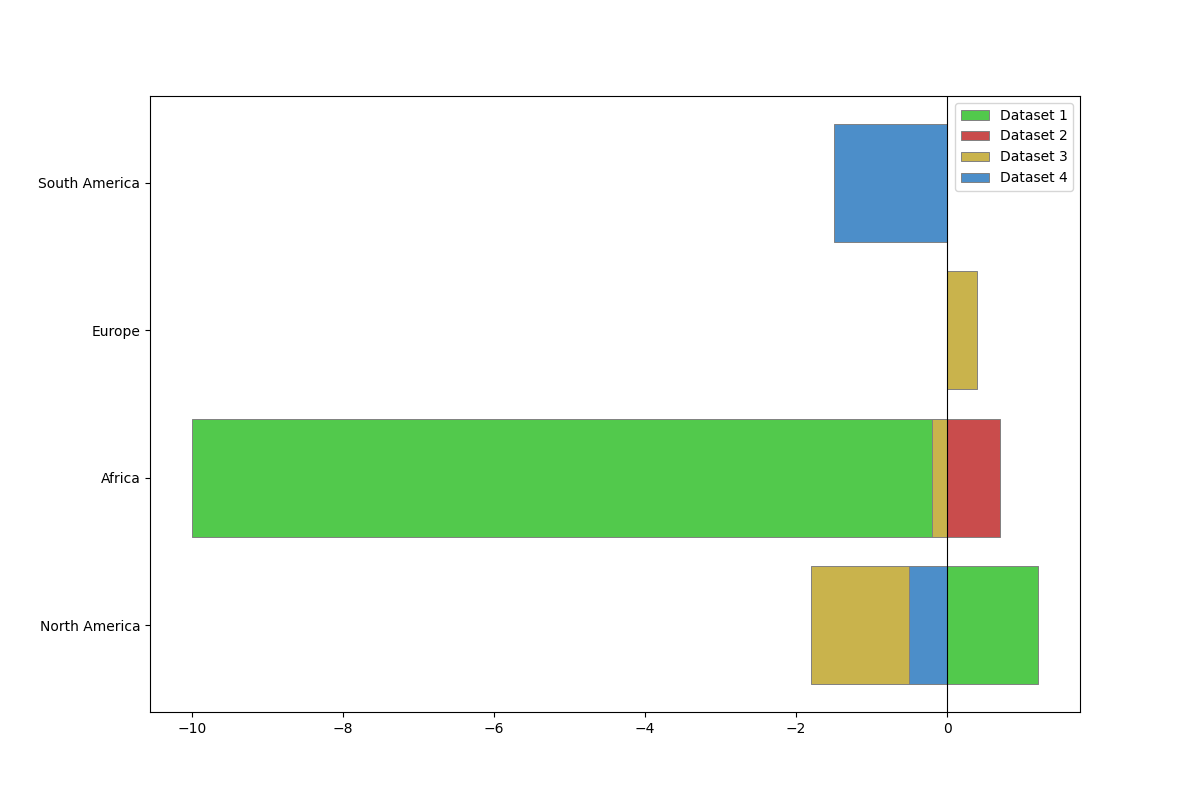

Write the Python code that produced this figure.
import matplotlib.pyplot as plt
import numpy as np

regions = ['North America', 'Africa', 'Europe', 'South America']

north_america = [1.2, 0, -1.8, -0.5]
africa = [-10, 0.7, -0.2, 0]
europe = [0, 0, 0.4, 0]
south_america = [0, 0, 0, -1.5]

data = [north_america, africa, europe, south_america]
data_transposed = np.array(data).T

colors = ['#52c94c', '#c94c4c', '#c9b34c', '#4c8ec9']

fig, ax = plt.subplots(figsize=(12, 8))

for idx, (species_data, color) in enumerate(zip(data_transposed, colors)):
    ax.barh(regions, species_data, color=color, left=[0]*len(species_data), 
            edgecolor='grey', linewidth=0.7, label=f'Dataset {idx+1}')

ax.axvline(0, color='black', linewidth=0.8)
plt.legend()
plt.show()
